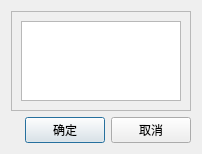
<?xml version="1.0" encoding="UTF-8"?>
<ui version="4.0">
 <class>w_sys_manage_sqlcopy_usb_select</class>
 <widget class="QDialog" name="w_sys_manage_sqlcopy_usb_select">
  <property name="geometry">
   <rect>
    <x>0</x>
    <y>0</y>
    <width>202</width>
    <height>154</height>
   </rect>
  </property>
  <property name="windowTitle">
   <string>Dialog</string>
  </property>
  <layout class="QVBoxLayout" name="verticalLayout_2">
   <item>
    <widget class="QFrame" name="frame">
     <property name="frameShape">
      <enum>QFrame::StyledPanel</enum>
     </property>
     <property name="frameShadow">
      <enum>QFrame::Raised</enum>
     </property>
     <property name="outer_stylesheet" stdset="0">
      <string>frame_detail_show</string>
     </property>
     <layout class="QVBoxLayout" name="verticalLayout">
      <item>
       <widget class="ftableview" name="tableView"/>
      </item>
     </layout>
    </widget>
   </item>
   <item>
    <layout class="QHBoxLayout" name="horizontalLayout">
     <item>
      <spacer name="horizontalSpacer">
       <property name="orientation">
        <enum>Qt::Horizontal</enum>
       </property>
       <property name="sizeHint" stdset="0">
        <size>
         <width>40</width>
         <height>20</height>
        </size>
       </property>
      </spacer>
     </item>
     <item>
      <widget class="lds_toolbar_button" name="pushButton_ok">
       <property name="text">
        <string>确定</string>
       </property>
       <property name="outer_stylesheet" stdset="0">
        <string>pushbutton</string>
       </property>
      </widget>
     </item>
     <item>
      <widget class="lds_toolbar_button" name="pushButton_cancel">
       <property name="text">
        <string>取消</string>
       </property>
       <property name="outer_stylesheet" stdset="0">
        <string>pushbutton</string>
       </property>
      </widget>
     </item>
    </layout>
   </item>
  </layout>
 </widget>
 <customwidgets>
  <customwidget>
   <class>ftableview</class>
   <extends>QTableView</extends>
   <header>ftableview.h</header>
  </customwidget>
  <customwidget>
   <class>lds_toolbar_button</class>
   <extends>QPushButton</extends>
   <header>lds_toolbar_button.h</header>
  </customwidget>
 </customwidgets>
 <resources/>
 <connections/>
</ui>
